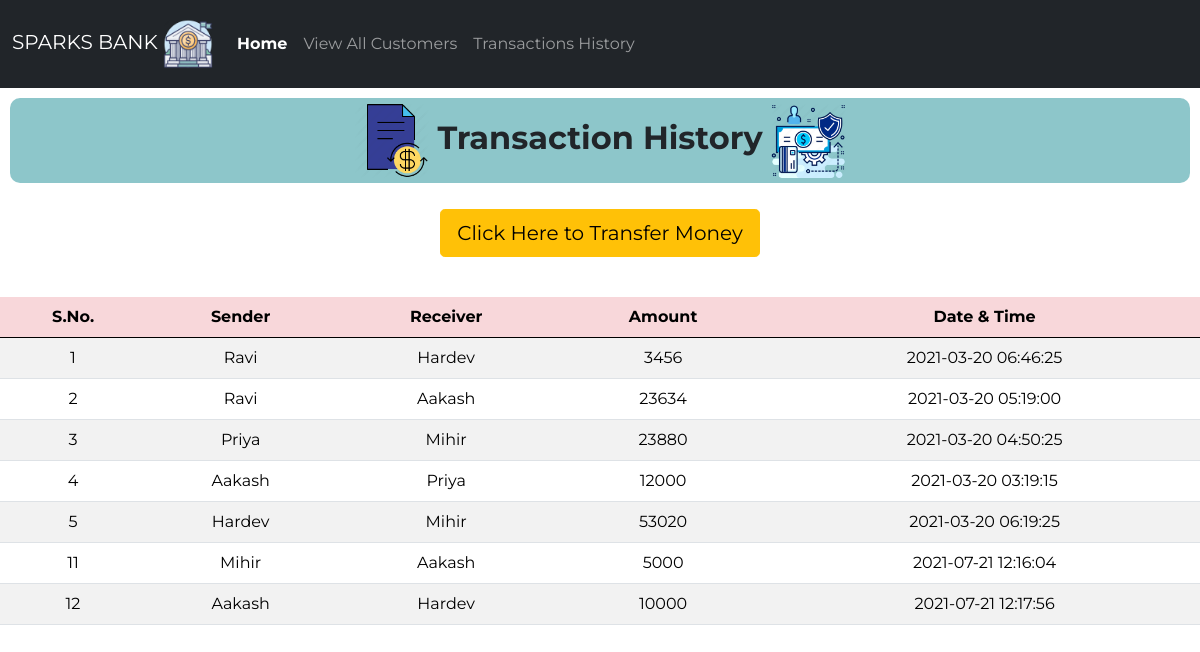
The page /history.php on the database its author committed.
### tables this page shows
CREATE TABLE `transaction` (
  `sno` int(3) NOT NULL,
  `sender` text NOT NULL,
  `receiver` text NOT NULL,
  `balance` int(8) NOT NULL,
  `datetime` datetime NOT NULL DEFAULT current_timestamp()
);

### history.php (the view, shortened to what this page needs)
<!doctype html>
<html lang="en">
<head>
    <link href="https://cdn.jsdelivr.net/npm/bootstrap@5.0.0-beta1/dist/css/bootstrap.min.css" rel="stylesheet"
>
    <link rel="stylesheet" href="css/style3.css">
</head>
<body>
    <nav class="navbar py-2 navbar-expand-lg navbar-dark bg-dark">
        <div class="container-fluid">
            <a class="navbar-brand" href="#">SPARKS BANK <img src="logos/logo.webp" alt="Bank" width="50" height="50"></a>
            <div class="collapse navbar-collapse" id="navbarSupportedContent">
                <ul class="navbar-nav me-auto mb-8 mb-lg-0">
                    <li class="nav-item py-3">
                        <a class="nav-link active" aria-current="page" href="index.php"><strong>Home</strong></a>
                    </li>
					<li class="nav-item py-3">
                        <a class="nav-link" href="money.php">View All Customers</a>
                    </li>
					<li class="nav-item py-3">
                        <a class="nav-link" href="history.php">Transactions History</a>
                    </li>
                </ul>
            </div>
        </div>
    </nav>
<class class="welcome">
        <h2>
            <img src="logos/t1.png" alt="Bank" width="75" height="75" style="font-weight: bold;"> <strong>Transaction History</strong> <img
                src="logos/t2.webp" alt="Bank" width="75" height="75">
        </h2>
    </class>
<div class="d-grip gap-2 col-6 mx-auto text-center p-3 mb-2">
    <a href="money.php"><button type="button" class="btn btn-warning btn-lg mb-3">Click Here to Transfer Money</button></a>
</div>
       <div class="table-responsive-sm">
    <table class="table table-hover table-striped">
        <thead style="color : black;" class="table-danger">
            <tr>
                <th class="text-center">S.No.</th>
                <th class="text-center">Sender</th>
                <th class="text-center">Receiver</th>
                <th class="text-center">Amount</th>
                <th class="text-center">Date & Time</th>
            </tr>
        </thead>
        <tbody>
        <?php
include 'connect.php';
$sql ="SELECT * FROM transaction";
$query =mysqli_query($conn, $sql);
while($rows = mysqli_fetch_assoc($query))
{
?>
<tr style="color : black;">
            <td class="text-center py-2"><?php echo $rows['sno']; ?></td>
            <td class="text-center py-2"><?php echo $rows['sender']; ?></td>
            <td class="text-center py-2"><?php echo $rows['receiver']; ?></td>
            <td class="text-center py-2"><?php echo $rows['balance']; ?> </td>
            <td class="text-center py-2"><?php echo $rows['datetime']; ?> </td>
        <?php
}
        ?>
        </tbody>
    </table>
    </div>
</body>
</html>

### css/style3.css (style rules this page uses)
* { font-family: 'Montserrat', sans-serif; }
.welcome h2 { margin: 10px; padding: 5px; text-align: center; background-color:rgba(141, 198, 202, 0.993) ; border-radius: 10px; }

### rows shown on the page
transaction: sno "1", sender "Ravi", receiver "Hardev", balance "3456", datetime "2021-03-20 06:46:25"
transaction: sno "2", sender "Ravi", receiver "Aakash", balance "23634", datetime "2021-03-20 05:19:00"
transaction: sno "3", sender "Priya", receiver "Mihir", balance "23880", datetime "2021-03-20 04:50:25"
transaction: sno "4", sender "Aakash", receiver "Priya", balance "12000", datetime "2021-03-20 03:19:15"
transaction: sno "5", sender "Hardev", receiver "Mihir", balance "53020", datetime "2021-03-20 06:19:25"
transaction: sno "11", sender "Mihir", receiver "Aakash", balance "5000", datetime "2021-07-21 12:16:04"
transaction: sno "12", sender "Aakash", receiver "Hardev", balance "10000", datetime "2021-07-21 12:17:56"
